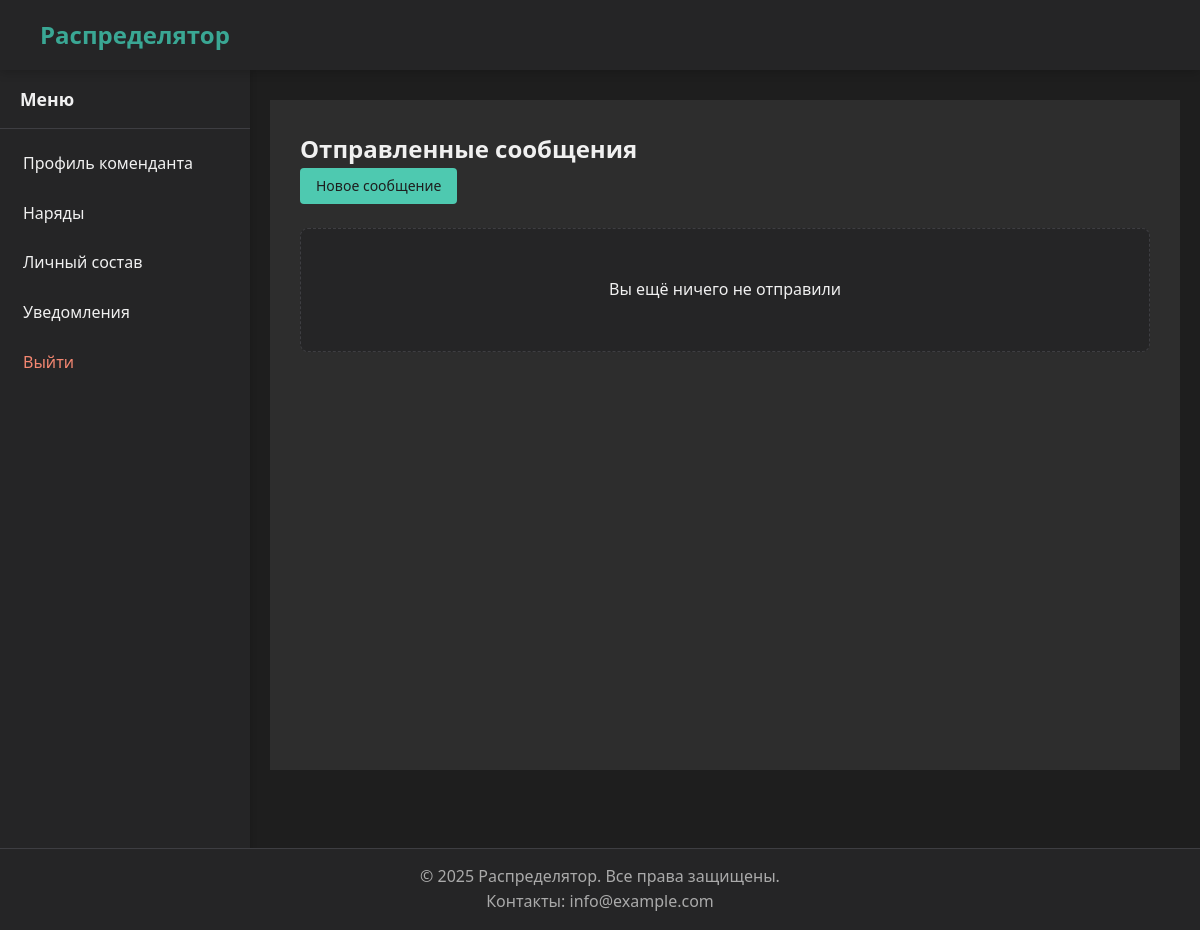
Page /notifications/sent/ (signed in) on the earlier database version.
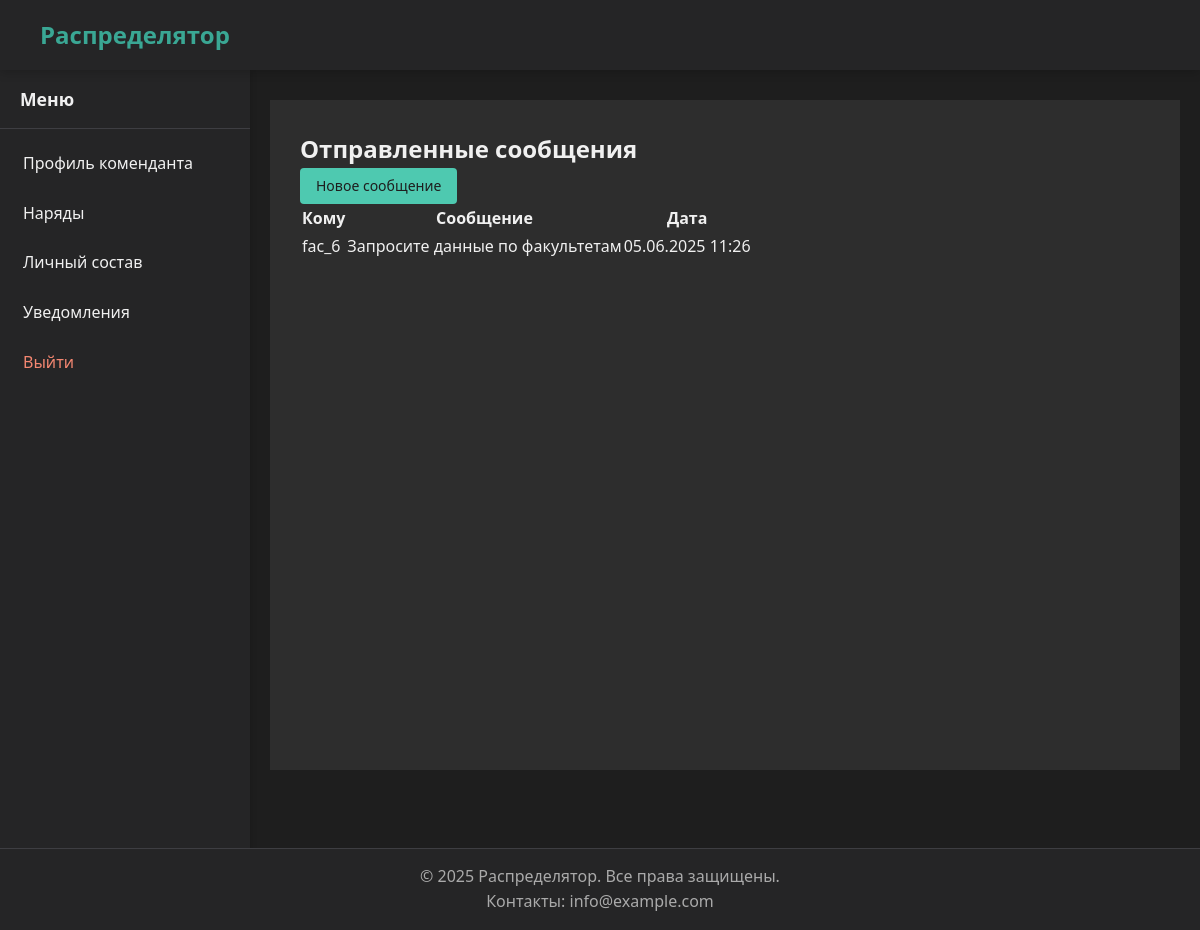
Same page on the later database version.
### notifications/models.py (models this page shows, shortened)
class Notification(models.Model):
    recipient = models.ForeignKey(
        User,
        on_delete=models.CASCADE,
        related_name='received_notifications',
        verbose_name="Получатель"
    )
    sender = models.ForeignKey(
        User,
        on_delete=models.CASCADE,
        related_name='sent_notifications',
        verbose_name="Отправитель"
    )
    message = models.TextField("Сообщение")
    created_at = models.DateTimeField(auto_now_add=True)
    is_read = models.BooleanField(default=False)

### authentication/models.py (models this page shows)
class CustomUser (AbstractUser ):
    faculty = models.ForeignKey(
        Faculty,
        on_delete=models.SET_NULL,
        null=True,
        blank=True,
        verbose_name="Факультет",
        related_name="users"
    )
    department = models.ForeignKey(
        Department,
        on_delete=models.SET_NULL,
        null=True,
        blank=True,
        verbose_name="Кафедра",
        related_name="users"
    )
    groups = models.ManyToManyField(
        'auth.Group',
        related_name='customuser_set',  # Уникальное имя для обратного доступа
        blank=True,
        help_text='Группы, к которым принадлежит этот пользователь.',
        verbose_name='Группы'
    )
    user_permissions = models.ManyToManyField(
        'auth.Permission',
        related_name='customuser_set',  # Уникальное имя для обратного доступа
        blank=True,
        help_text='Конкретные разрешения для этого пользователя.',
        verbose_name='Разрешения пользователя'
    )
    class Meta:
        verbose_name = 'Пользователь'
        verbose_name_plural = 'Пользователи'
    def __str__(self):
        return self.username

### notifications/views.py (the view)
# urls.py: path('sent/', views.SentNotificationsView.as_view(), name='sent'),
class SentNotificationsView(TemplateView):
    template_name = 'notifications/sent.html'
    def get_context_data(self, **kwargs):
        context = super().get_context_data(**kwargs)
        context['notifications'] = Notification.objects.filter(sender=self.request.user).order_by('-created_at')
        return context

### core/utils.py (called while the page is built)
def get_user_type(user):
    if user.is_superuser:
        return 'admin'
    groups = list(user.groups.values_list('name', flat=True))
    if 'Комендант' in groups:
        return 'commandant'
    elif 'Факультет' in groups:
        return 'faculty'
    elif 'Кафедра' in groups:
        return 'department'
    return None

### templates/notifications/sent.html (shortened to what this page needs)
{% extends "base_account.html" %}
{% block account_content %}
<div class="account-section">
    <div class="section-header">
        <h2>Отправленные сообщения</h2>
        <a href="{% url 'notifications:send' %}" class="header-btn header-btn--primary">
            Новое сообщение
        </a>
    </div>
    {% if notifications %}
        <table class="notification-table">
            <thead>
                <tr>
                    <th>Кому</th>
                    <th>Сообщение</th>
                    <th>Дата</th>
                </tr>
            </thead>
            <tbody>
                {% for note in notifications %}
                    <tr>
                        <td>{{ note.recipient }}</td>
                        <td>{{ note.message }}</td>
                        <td>{{ note.created_at|date:"d.m.Y H:i" }}</td>
                    </tr>
                {% endfor %}
            </tbody>
        </table>
    {% else %}
        <p class="empty-message">Вы ещё ничего не отправили</p>
    {% endif %}
</div>
{% endblock %}

### templates/base_account.html (shortened to what this page needs)
{% extends "base.html" %}
{% load static %}
{% block content %}
<div class="account-layout">
    {% include "includes/sidebar.html" %}
    <div class="account-content">
        {% block account_content %}{% endblock %}
    </div>
</div>
{% endblock %}

### templates/base.html (shortened to what this page needs)
<!DOCTYPE html>
<html lang="ru">
<head>
    {% load static %}
    <link rel="stylesheet" href="{% static 'css/base.css' %}">
    <link rel="stylesheet" href="{% static 'css/header.css' %}">
    <link rel="stylesheet" href="{% static 'css/footer.css' %}">
    <link rel="stylesheet" href="{% static 'css/sidebar.css' %}">
    <link rel="stylesheet" href="{% static 'css/auth.css' %}">
    <link rel="stylesheet" href="{% static 'css/account.css' %}">
    <link rel="stylesheet" href="{% static 'css/utilities.css' %}">
    <link rel="stylesheet" href="{% static 'css/base.css' %}">
    <link rel="stylesheet" href="{% static 'css/buttons.css' %}">
    <link rel="stylesheet" href="{% static 'css/forms.css' %}">
    <link rel="stylesheet" href="{% static 'css/department.css' %}">
    <link rel="stylesheet" href="{% static 'css/notifications.css' %}">
</head>
<body class="{% if request.path == '/' %}home-page{% endif %}">
    <div class="layout">
        {% include "includes/header.html" %}
        <main class="main">
            {% block content %}{% endblock %}
        </main>
        {% include "includes/footer.html" %}
    </div>
</body>
</html>

### templates/includes/header.html (shortened to what this page needs)
<header class="header">
    <div class="header-container">
        <a href="/" class="logo">Распределятор</a>
    </div>
</header>

### templates/includes/sidebar.html (shortened to what this page needs)
<aside class="sidebar">
    <nav class="sidebar-nav">
        <h3 class="sidebar-title">Меню</h3>
        <ul>
            {% for item in menu_items %}
                <li>
                    <a href="{{ item.url }}"
                       class="nav-item{% if item.active %} active{% endif %}">
                        {{ item.name }}
                    </a>
                </li>
            {% empty %}
                <li><a href="#" class="nav-item disabled">Нет доступных пунктов</a></li>
            {% endfor %}
            <li>
                <a href="{% url 'authentication:logout' %}" class="nav-item logout">
                     Выйти
                </a>
            </li>
        </ul>
    </nav>
</aside>

### templates/includes/footer.html
<footer class="footer">
    <div class="footer-container">
        <p>&copy; 2025 Распределятор. Все права защищены.</p>
        <p>Контакты: info@example.com</p>
    </div>
</footer>

### static/css/base.css (style rules this page uses)
* { margin: 0; padding: 0; box-sizing: border-box; }
body { font-family: 'Segoe UI', Tahoma, Geneva, Verdana, sans-serif; background-color: #1e1e1e; color: #f0f0f0; line-height: 1.6; padding-top: 70px; padding-bottom: 0; margin-bottom: 60px; min-height: 100vh; position: relative; }
.layout { display: flex; flex-direction: column; min-height: 100vh; }
.main { flex: 1; padding: 20px; margin-top: 10px; padding-bottom: 80px; }

### static/css/header.css (style rules this page uses)
.header { background-color: #252526; padding: 0 20px; color: white; box-shadow: 0 2px 10px rgba(0, 0, 0, 0.2); position: fixed; top: 0; left: 0; right: 0; height: 70px; z-index: 1000; display: flex; align-items: center; }
.header-container, .header-nav { display: flex; justify-content: space-between; align-items: center; width: 100%; height: 100%; padding: 0 20px; }
.logo { font-size: 1.5rem; font-weight: 600; color: #3aa794; text-decoration: none; margin-right: auto; }
.header-btn { display: inline-flex; align-items: center; justify-content: center; padding: 8px 16px; border-radius: 4px; font-weight: 500; font-size: 14px; line-height: 1; text-decoration: none; transition: all 0.2s ease-out; white-space: nowrap; height: 36px; }
.header-btn--primary { background-color: #4ec9b0; color: #1e1e1e; }

### static/css/footer.css (style rules this page uses)
.footer { background-color: #252526; padding: 15px 20px; color: #aaa; text-align: center; border-top: 1px solid #3e3e42; position: fixed; bottom: 0; left: 0; right: 0; height: auto; min-height: 60px; z-index: 1000; box-sizing: border-box; }

### static/css/sidebar.css (style rules this page uses)
.account-layout { display: flex; min-height: calc(100vh - 130px); }
.sidebar { width: 250px; background-color: #252526; position: fixed; top: 70px; bottom: 60px; left: 0; padding: 15px 0; box-shadow: 2px 0 5px rgba(0, 0, 0, 0.1); overflow-y: auto; z-index: 900; }
.sidebar-nav { width: 100%; }
.sidebar-title { color: #f0f0f0; padding: 0 20px 15px; border-bottom: 1px solid #3e3e42; margin-bottom: 10px; font-size: 1.1rem; }
.nav-item { display: block; padding: 12px 20px; color: #f0f0f0; text-decoration: none; transition: all 0.3s; border-left: 3px solid transparent; }
.nav-item.logout { color: #f48771; }
.account-content { margin-left: 250px; padding: 30px; width: calc(100% - 250px); background-color: #2d2d2d; min-height: calc(100vh - 130px); }

Differences in the rows shown:
added Notification: recipient "fac_6", message "Запросите данные по факультетам", created_at "05.06.2025 11:26"
Other differences:
text no longer shown: "Вы ещё ничего не отправили"
text now shown: "Кому Сообщение Дата"
